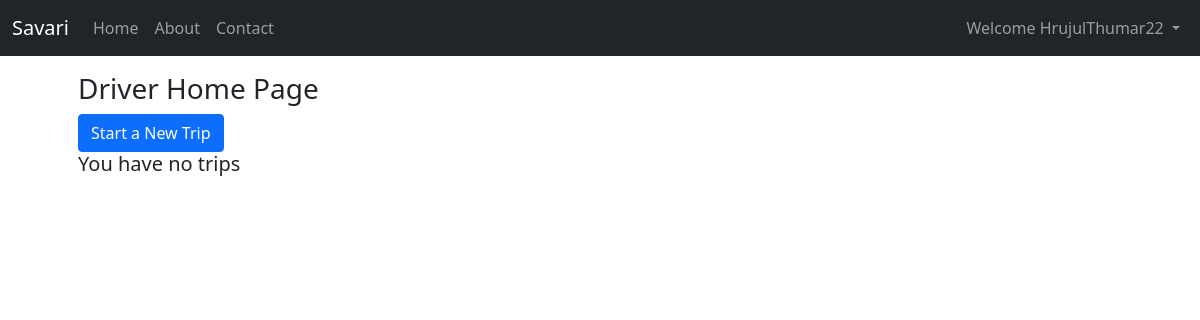
The app's page /driver/ (signed in), older data.
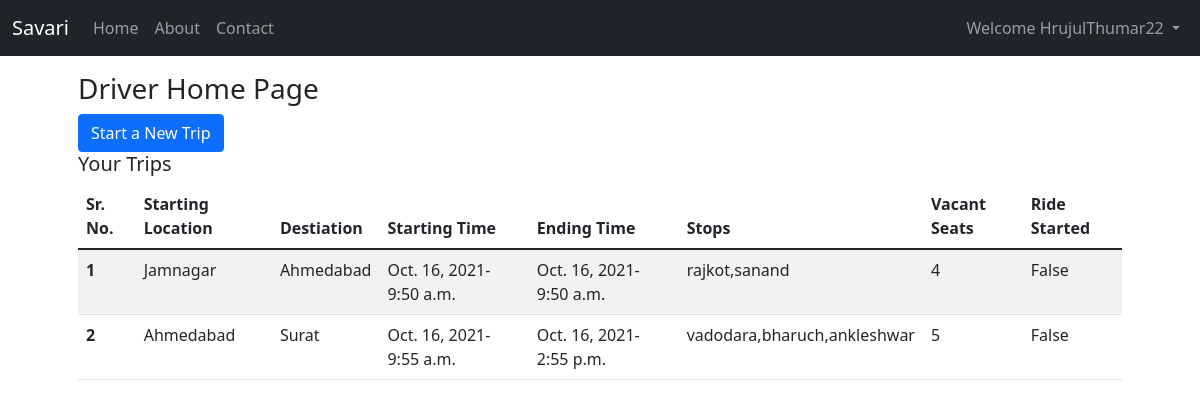
The same page, newer data.
### userAccount/models.py (models this page shows, shortened)
class User(AbstractBaseUser,PermissionsMixin):
    email=models.EmailField(max_length=254,unique=True)
    username=models.CharField(max_length=50,unique=True)
    first_name=models.CharField(max_length=50)
    last_name=models.CharField(max_length=50)
    dob=models.DateField()
    phone_regex = RegexValidator(regex=r'^[0-9]{10}$', message="Phone number must be entered in the format: '999999999'. 10 digits allowed.")
    mobile = models.CharField(validators=[phone_regex], max_length=17, blank=True)
    date_joined=models.DateTimeField(auto_now_add=True)
    last_login=models.DateTimeField(auto_now=True)
    is_admin=models.BooleanField(default=False)
    is_active=models.BooleanField(default=True)
    is_staff=models.BooleanField(default=False)
    is_superuser=models.BooleanField(default=False)
    USERNAME_FIELD='username'
    REQUIRED_FIELDS=['email','first_name','last_name','dob','mobile']
    objects=UserManager()
    def __str__(self):
        return self.username

### driver/models.py (models this page shows, shortened)
class DriverTrip(models.Model):
    Starting_City=models.ForeignKey("city.City",on_delete=models.CASCADE,related_name='start_city')
    Destination_City=models.ForeignKey("city.City",on_delete=models.CASCADE,related_name='end_city')
    Trip_Starting_Date=models.DateField()
    Trip_Starting_Time=models.TimeField()
    Trip_Ending_Date=models.DateField()
    Trip_Ending_Time=models.TimeField()
    Stops=models.CharField(max_length=255)
    Vehicle_Name=models.CharField(max_length=50)
    number_regex=RegexValidator(regex=r'^[A-Z]{2}[-][0-9]{1,2}[-][A-Z]{1,2}[-][0-9]{3,4}$', message="Vehicle number must be entered in the format: MH-03-C-3843")
    Vehicle_Number=models.CharField(validators=[number_regex], max_length=17, blank=True)
    Vacancy=models.IntegerField()
    Driver=models.ForeignKey("userAccount.User", on_delete=models.CASCADE)
    isTripStarted=models.BooleanField(default=False)

### city/models.py (models this page shows)
class City(models.Model):
    name=models.CharField(max_length=50)
    state=models.ForeignKey("State",on_delete=models.CASCADE)
    shorthand=models.CharField(max_length=10)
    def __str__(self) -> str:
        return self.name

### driver/views.py (the view)
# urls.py: path('',views.Home,name="driver_home"),
def Home(request):
    trips=DriverTrip.objects.filter(Driver_id=request.user.id)
    if trips.exists():
        context={'trips':trips}
    else:
        context={'trips':False}
    return render(request,'driver/home.html',context)

### templates/driver/home.html
{% extends 'base.html' %}
{% block body %}
    <div class="container my-3 px-5">
        <h3>Driver Home Page</h3>
        <a href="/driver/start">
            <button class="btn btn-primary">Start a New Trip</button>
        </a>
        {% if not trips %}
            <h5>You have no trips</h5>
        {% else %}
            <h5>Your Trips</h5>
            <table class="table table-striped">
                 <thead>
                    <tr>
                        <th scope="col">Sr. No.</th>
                        <th scope="col">Starting Location</th>
                        <th scope="col">Destiation</th>
                        <th scope="col">Starting Time</th>
                        <th scope="col">Ending Time</th>
                        <th scope="col">Stops</th>
                        <th scope="col">Vacant Seats</th>
                        <th scope="col">Ride Started</th>
                    </tr>
                </thead>
                <tbody>
                    {% for trip in trips %}
                        <tr>
                        <th scope="row">{{forloop.counter}}</th>
                        <td>{{trip.Starting_City}}</td>
                        <td>{{trip.Destination_City}}</td>
                        <td>{{trip.Trip_Starting_Date}}-{{trip.Trip_Starting_Time}}</td>
                        <td>{{trip.Trip_Ending_Date}}-{{trip.Trip_Ending_Time}}</td>
                        <td>{{trip.Stops}}</td>
                        <td>{{trip.Vacancy}}</td>
                        <td>{{trip.isTripStarted}}</td>
                        </tr>
                    {% endfor %}
                </tbody>
            </table>
        {% endif %}
    </div>
{% endblock body %}

### templates/base.html (shortened to what this page needs)
<!doctype html>
<html lang="en">
  <head>
    <link href="https://cdn.jsdelivr.net/npm/bootstrap@5.1.1/dist/css/bootstrap.min.css" rel="stylesheet">
  </head>
  <body>
    <nav class="navbar navbar-expand-lg navbar-dark bg-dark">
        <div class="container-fluid">
          <a class="navbar-brand" href="/">Savari</a>
          <div class="collapse navbar-collapse" id="navbarSupportedContent">
            <ul class="navbar-nav me-auto mb-2 mb-lg-0">
              <li class="nav-item">
                <a class="nav-link {% block activeHome %}{% endblock activeHome %}" href="/">Home</a>
              </li>
              <li class="nav-item">
                <a class="nav-link {% block activeAbout %}{% endblock activeAbout %}" href="/about">About</a>
              </li>
              <li class="nav-item">
                <a class="nav-link {% block activeContact %}{% endblock activeContact %}" href="/contact">Contact</a>
              </li>
            </ul>
            {% if user.is_authenticated %}
            <ul class="navbar-nav ml-auto">
            <li class="nav-item dropdown">
              <a class="nav-link dropdown-toggle" href="#" id="navbarDropdown" role="button" data-bs-toggle="dropdown" aria-expanded="false">
                Welcome {{ request.user }}
              </a>
            </li>
            </ul>
            {% endif %}
          </div>
        </div>
      </nav>
      {% block body %}{% endblock body %}
  </body>
</html>

Row changes from the older to the newer data that the page shows:
added DriverTrip: Starting_City "Jamnagar", Destination_City "Ahmedabad", Trip_Starting_Date "Oct. 16, 2021", Trip_Starting_Time "9:50 a.m.", Trip_Ending_Date "Oct. 16, 2021", Trip_Ending_Time "9:50 a.m.", Stops "rajkot,sanand", Vacancy "4", isTripStarted "False"
added DriverTrip: Starting_City "Ahmedabad", Destination_City "Surat", Trip_Starting_Date "Oct. 16, 2021", Trip_Starting_Time "9:55 a.m.", Trip_Ending_Date "Oct. 16, 2021", Trip_Ending_Time "2:55 p.m.", Stops "vadodara,bharuch,ankleshwar", Vacancy "5", isTripStarted "False"
Text that changed along with them:
text no longer shown: "You have no trips"
text now shown: "Your Trips Sr. No. Starting Location Destiation Starting Time Ending Time Stops Vacant Seats Ride Started"
